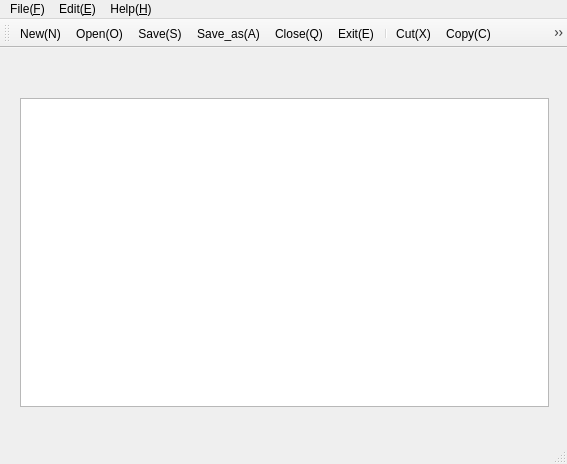
<?xml version="1.0" encoding="UTF-8"?>
<ui version="4.0">
 <class>MainWindow</class>
 <widget class="QMainWindow" name="MainWindow">
  <property name="geometry">
   <rect>
    <x>0</x>
    <y>0</y>
    <width>567</width>
    <height>464</height>
   </rect>
  </property>
  <property name="windowTitle">
   <string>MainWindow</string>
  </property>
  <widget class="QWidget" name="centralWidget">
   <widget class="QWidget" name="verticalLayoutWidget">
    <property name="geometry">
     <rect>
      <x>9</x>
      <y>39</y>
      <width>551</width>
      <height>331</height>
     </rect>
    </property>
    <layout class="QVBoxLayout" name="verticalLayout">
     <item>
      <widget class="QTextEdit" name="textEdit"/>
     </item>
    </layout>
   </widget>
  </widget>
  <widget class="QMenuBar" name="menuBar">
   <property name="geometry">
    <rect>
     <x>0</x>
     <y>0</y>
     <width>567</width>
     <height>22</height>
    </rect>
   </property>
   <widget class="QMenu" name="menuFile_F">
    <property name="title">
     <string>File(&amp;F)</string>
    </property>
    <addaction name="actionNew_N"/>
    <addaction name="actionOpen_O"/>
    <addaction name="separator"/>
    <addaction name="actionSave_S"/>
    <addaction name="actionSave_as_A"/>
    <addaction name="separator"/>
    <addaction name="actionClose_Q"/>
    <addaction name="actionExit_E"/>
   </widget>
   <widget class="QMenu" name="menuEdit_E">
    <property name="title">
     <string>Edit(&amp;E)</string>
    </property>
    <addaction name="actionUndo_U"/>
    <addaction name="separator"/>
    <addaction name="actionCut_C"/>
    <addaction name="actionCopy_C"/>
    <addaction name="actionPaste_P"/>
   </widget>
   <widget class="QMenu" name="menuHelp_H">
    <property name="title">
     <string>Help(&amp;H)</string>
    </property>
    <addaction name="actionFind_F"/>
    <addaction name="separator"/>
    <addaction name="actionVersion"/>
   </widget>
   <addaction name="menuFile_F"/>
   <addaction name="menuEdit_E"/>
   <addaction name="menuHelp_H"/>
  </widget>
  <widget class="QStatusBar" name="statusBar"/>
  <widget class="QToolBar" name="mainToolBar">
   <attribute name="toolBarArea">
    <enum>TopToolBarArea</enum>
   </attribute>
   <attribute name="toolBarBreak">
    <bool>false</bool>
   </attribute>
   <addaction name="actionNew_N"/>
   <addaction name="actionOpen_O"/>
   <addaction name="actionSave_S"/>
   <addaction name="actionSave_as_A"/>
   <addaction name="actionClose_Q"/>
   <addaction name="actionExit_E"/>
   <addaction name="separator"/>
   <addaction name="actionCut_C"/>
   <addaction name="actionCopy_C"/>
   <addaction name="actionPaste_P"/>
   <addaction name="separator"/>
   <addaction name="actionFind_F"/>
  </widget>
  <action name="actionNew_N">
   <property name="icon">
    <iconset resource="images.qrc">
     <normaloff>:/myimages/resources/new.icns</normaloff>:/myimages/resources/new.icns</iconset>
   </property>
   <property name="text">
    <string>New(&amp;N)</string>
   </property>
   <property name="statusTip">
    <string>New File</string>
   </property>
   <property name="shortcut">
    <string>Ctrl+N</string>
   </property>
  </action>
  <action name="actionOpen_O">
   <property name="icon">
    <iconset resource="images.qrc">
     <normaloff>:/myimages/resources/open.icns</normaloff>:/myimages/resources/open.icns</iconset>
   </property>
   <property name="text">
    <string>Open(&amp;O)</string>
   </property>
   <property name="statusTip">
    <string>Open File</string>
   </property>
   <property name="shortcut">
    <string>Ctrl+O</string>
   </property>
  </action>
  <action name="actionSave_S">
   <property name="icon">
    <iconset resource="images.qrc">
     <normaloff>:/myimages/resources/save.icns</normaloff>:/myimages/resources/save.icns</iconset>
   </property>
   <property name="text">
    <string>Save(&amp;S)</string>
   </property>
   <property name="statusTip">
    <string>Save File</string>
   </property>
   <property name="shortcut">
    <string>Ctrl+S</string>
   </property>
  </action>
  <action name="actionSave_as_A">
   <property name="icon">
    <iconset resource="images.qrc">
     <normaloff>:/myimages/resources/save_as.icns</normaloff>:/myimages/resources/save_as.icns</iconset>
   </property>
   <property name="text">
    <string>Save_as(&amp;A)</string>
   </property>
   <property name="statusTip">
    <string>Save as New File</string>
   </property>
   <property name="shortcut">
    <string>Ctrl+A</string>
   </property>
  </action>
  <action name="actionCut_C">
   <property name="icon">
    <iconset resource="images.qrc">
     <normaloff>:/myimages/resources/cut.icns</normaloff>:/myimages/resources/cut.icns</iconset>
   </property>
   <property name="text">
    <string>Cut(&amp;X)</string>
   </property>
   <property name="toolTip">
    <string>Cut(X)</string>
   </property>
   <property name="statusTip">
    <string>Cut</string>
   </property>
   <property name="shortcut">
    <string>Ctrl+X</string>
   </property>
  </action>
  <action name="actionCopy_C">
   <property name="icon">
    <iconset resource="images.qrc">
     <normaloff>:/myimages/resources/copy.icns</normaloff>:/myimages/resources/copy.icns</iconset>
   </property>
   <property name="text">
    <string>Copy(&amp;C)</string>
   </property>
   <property name="statusTip">
    <string>Copy</string>
   </property>
   <property name="shortcut">
    <string>Ctrl+C</string>
   </property>
  </action>
  <action name="actionPaste_P">
   <property name="icon">
    <iconset resource="images.qrc">
     <normaloff>:/myimages/resources/paste.icns</normaloff>:/myimages/resources/paste.icns</iconset>
   </property>
   <property name="text">
    <string>Paste(&amp;P)</string>
   </property>
   <property name="statusTip">
    <string>Paste</string>
   </property>
   <property name="shortcut">
    <string>Ctrl+V</string>
   </property>
  </action>
  <action name="actionUndo_U">
   <property name="icon">
    <iconset resource="images.qrc">
     <normaloff>:/myimages/resources/undo.icns</normaloff>:/myimages/resources/undo.icns</iconset>
   </property>
   <property name="text">
    <string>Undo(&amp;Z)</string>
   </property>
   <property name="toolTip">
    <string>Undo(Z)</string>
   </property>
   <property name="statusTip">
    <string>Undo</string>
   </property>
   <property name="shortcut">
    <string>Ctrl+Z</string>
   </property>
  </action>
  <action name="actionClose_Q">
   <property name="icon">
    <iconset resource="images.qrc">
     <normaloff>:/myimages/resources/close.icns</normaloff>:/myimages/resources/close.icns</iconset>
   </property>
   <property name="text">
    <string>Close(&amp;Q)</string>
   </property>
   <property name="statusTip">
    <string>Close</string>
   </property>
   <property name="shortcut">
    <string>Ctrl+W</string>
   </property>
  </action>
  <action name="actionExit_E">
   <property name="icon">
    <iconset resource="images.qrc">
     <normaloff>:/myimages/resources/exit.icns</normaloff>:/myimages/resources/exit.icns</iconset>
   </property>
   <property name="text">
    <string>Exit(&amp;E)</string>
   </property>
   <property name="statusTip">
    <string>Exit</string>
   </property>
   <property name="shortcut">
    <string>Ctrl+Q</string>
   </property>
  </action>
  <action name="actionFind_F">
   <property name="icon">
    <iconset resource="images.qrc">
     <normaloff>:/myimages/resources/find.icns</normaloff>:/myimages/resources/find.icns</iconset>
   </property>
   <property name="text">
    <string>Find(&amp;F)</string>
   </property>
   <property name="statusTip">
    <string>Find</string>
   </property>
   <property name="shortcut">
    <string>Ctrl+F</string>
   </property>
  </action>
  <action name="actionVersion">
   <property name="text">
    <string>Version</string>
   </property>
  </action>
 </widget>
 <layoutdefault spacing="6" margin="11"/>
 <resources>
  <include location="images.qrc"/>
 </resources>
 <connections/>
</ui>
